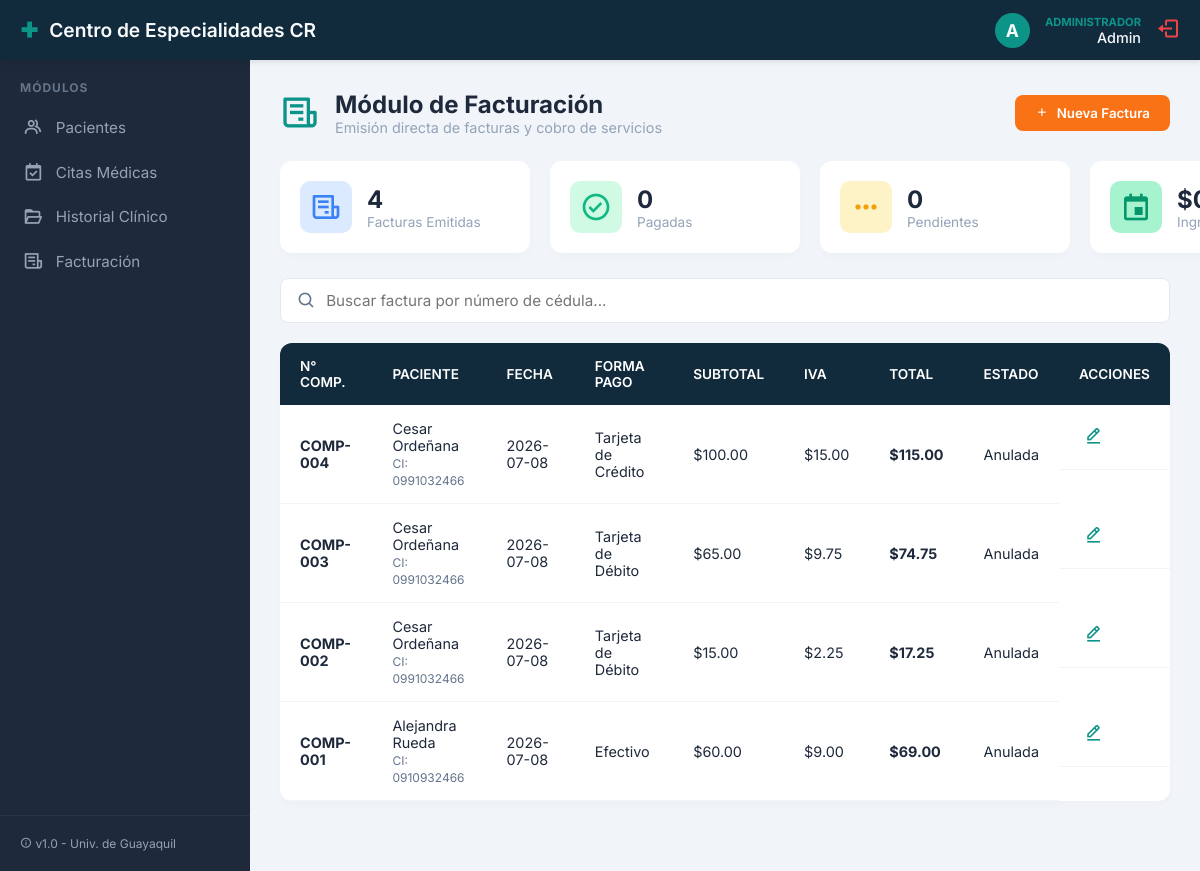
The app's page /public/index.php?url=facturacion (signed in) with its own data.
### tables this page shows
CREATE TABLE `facturas` (
  `id` int(11) NOT NULL,
  `paciente_id` int(11) NOT NULL,
  `numero_comprobante` varchar(50) NOT NULL,
  `fecha_emision` date NOT NULL,
  `forma_pago` enum('Efectivo','Tarjeta de Débito','Tarjeta de Crédito','Transferencia') DEFAULT 'Efectivo',
  `subtotal` decimal(10,2) NOT NULL,
  `iva` decimal(10,2) NOT NULL,
  `total` decimal(10,2) NOT NULL,
  `estado` enum('Pagada','Pendiente','Anulada') DEFAULT 'Pagada',
  `created_at` timestamp NOT NULL DEFAULT current_timestamp()
);

CREATE TABLE `pacientes` (
  `id` int(11) NOT NULL,
  `cedula_identidad` varchar(20) NOT NULL,
  `nombre` varchar(100) NOT NULL,
  `apellido` varchar(100) NOT NULL,
  `fecha_nacimiento` date NOT NULL,
  `telefono` varchar(20) NOT NULL,
  `correo` varchar(100) DEFAULT NULL,
  `created_at` timestamp NOT NULL DEFAULT current_timestamp()
);

### app/controller/FacturaController.php (called while the page is built, shortened)
<?php
require_once '../app/models/Factura.php';
class FacturacionController {
    public function index() {
        $facturas = Factura::listarTodas();
        $estadisticas = Factura::obtenerEstadisticas();
        require_once '../app/views/facturacion.php';
    }
}

### app/models/Factura.php (called while the page is built, shortened)
<?php
class Factura
{
    public static function listarTodas()
    {
        $db = Database::conectar();
        $sql = "SELECT f.*, p.nombre as paciente_nombre, p.apellido as paciente_apellido, p.cedula_identidad
                FROM facturas f
                INNER JOIN pacientes p ON f.paciente_id = p.id
                ORDER BY f.fecha_emision DESC, f.id DESC";
        $stmt = $db->query($sql);
        return $stmt->fetchAll();
    }
    public static function obtenerEstadisticas()
    {
        $db = Database::conectar();
        $sql = "SELECT
                    COUNT(id) as total_emitidas,
                    SUM(CASE WHEN estado = 'Pagada' THEN 1 ELSE 0 END) as total_pagadas,
                    SUM(CASE WHEN estado = 'Pendiente' THEN 1 ELSE 0 END) as total_pendientes,
                    SUM(CASE WHEN estado = 'Pagada' AND fecha_emision = CURDATE() THEN total ELSE 0 END) as ingresos_hoy
                FROM facturas";
        $stmt = $db->query($sql);
        $resultado = $stmt->fetch(PDO::FETCH_ASSOC);
        return [
            'total_emitidas'   => $resultado['total_emitidas'] ?? 0,
            'total_pagadas'    => $resultado['total_pagadas'] ?? 0,
            'total_pendientes' => $resultado['total_pendientes'] ?? 0,
            'ingresos_hoy'     => $resultado['ingresos_hoy'] ?? 0.00
        ];
    }
}

### app/views/facturacion.php (the view, shortened to what this page needs)
<?php require_once 'layouts/header.php'; ?>
<?php require_once 'layouts/sidebar.php'; ?>
<link rel="stylesheet" href="<?= URL_BASE ?>css/pacientes.css">
<link rel="stylesheet" href="<?= URL_BASE ?>css/facturacion.css">
<div class="page-content">
    <div class="page-header">
        <div class="page-title">
            <i class='bx bx-receipt'></i>
            <div>
                <h2>Módulo de Facturación</h2>
                <p>Emisión directa de facturas y cobro de servicios</p>
            </div>
        </div>
        <div class="header-actions">
            <button class="btn-orange" id="btnNuevaFactura">
                <i class='bx bx-plus'></i> Nueva Factura
            </button>
        </div>
    </div>
    <div class="indicator-cards">
        <div class="card-stat">
            <i class='bx bx-receipt' style="color: #3b82f6; background: #dbeafe;"></i>
            <div class="stat-info">
                <h3><?= $estadisticas['total_emitidas'] ?></h3>
                <p>Facturas Emitidas</p>
            </div>
        </div>
        <div class="card-stat">
            <i class='bx bx-check-circle' style="color: #10b981; background: #d1fae5;"></i>
            <div class="stat-info">
                <h3><?= $estadisticas['total_pagadas'] ?></h3>
                <p>Pagadas</p>
            </div>
        </div>
        <div class="card-stat">
            <i class='bx bx-dots-horizontal-rounded' style="color: #f59e0b; background: #fef3c7;"></i>
            <div class="stat-info">
                <h3><?= $estadisticas['total_pendientes'] ?></h3>
                <p>Pendientes</p>
            </div>
        </div>
        <div class="card-stat">
            <i class='bx bx-calendar-event' style="color: #059669; background: #a7f3d0;"></i>
            <div class="stat-info">
                <h3>$<?= number_format($estadisticas['ingresos_hoy'], 2) ?></h3>
                <p>Ingresos Hoy</p>
            </div>
        </div>
    </div>
    <div style="margin-bottom: 20px; display: flex; align-items: center; background: #fff; padding: 12px 16px; border-radius: 8px; border: 1px solid #e2e8f0;">
        <i class='bx bx-search' style="font-size: 1.2rem; color: #64748b; margin-right: 10px;"></i>
        <input type="text" id="buscadorFacturas" placeholder="Buscar factura por número de cédula..." style="border: none; outline: none; width: 100%; font-size: 0.95rem; color: #1e293b;">
    </div>
    <div class="table-container">
        <table class="data-table">
            <thead>
                <tr>
                    <th>N° COMP.</th>
                    <th>PACIENTE</th>
                    <th>FECHA</th>
                    <th>FORMA PAGO</th>
                    <th>SUBTOTAL</th>
                    <th>IVA</th>
                    <th>TOTAL</th>
                    <th>ESTADO</th>
                    <th>ACCIONES</th>
                </tr>
            </thead>
            <tbody>
                <?php if (empty($facturas)): ?>
                    <tr>
                        <td colspan="9" style="text-align: center;">No hay facturas registradas.</td>
                    </tr>
                <?php else: ?>
                    <?php foreach ($facturas as $f): ?>
                        <tr class="fila-factura">
                            <td><strong><?= $f['numero_comprobante'] ?></strong></td>
                            <td>
                                <?= $f['paciente_nombre'] . ' ' . $f['paciente_apellido'] ?>
                                <br><small class="ci-text" style="color: #64748b;">CI: <?= $f['cedula_identidad'] ?></small>
                            </td>
                            <td><?= $f['fecha_emision'] ?></td>
                            <td><?= $f['forma_pago'] ?></td>
                            <td>$<?= number_format($f['subtotal'], 2) ?></td>
                            <td>$<?= number_format($f['iva'], 2) ?></td>
                            <td><strong>$<?= number_format($f['total'], 2) ?></strong></td>
                            <td>
                                <?php
                                $claseEstado = 'badge-success';
                                if ($f['estado'] === 'Anulada') $claseEstado = 'badge-danger';
                                ?>
                                <span class="badge <?= $claseEstado ?>"><?= $f['estado'] ?></span>
                            </td>
                            <td class="actions-cell">
                                <button class="btn-icon edit" onclick='editarFactura(<?= htmlspecialchars(json_encode($f), ENT_QUOTES, "UTF-8") ?>)' title="Editar">
                                    <i class='bx bx-edit-alt'></i>
                                </button>
                            </td>
                        </tr>
                    <?php endforeach; ?>
                <?php endif; ?>
            </tbody>
        </table>
    </div>
</div>
<?php require_once 'layouts/footer.php'; ?>

### public/index.php (shortened to what this page needs)
<?php
$url = isset($_GET['url']) ? $_GET['url'] : 'login';
$url = rtrim($url, '/');
$url = explode('/', $url);
$controlador = $url[0];
if ($controlador === 'login') {
    require_once '../app/controller/UsuarioController.php';
    $controller = new UsuarioController();
    if ($_SERVER['REQUEST_METHOD'] === 'POST') {
        $controller->procesarLogin();
    } else {
        $controller->index();
    }
}
else if ($controlador === 'dashboard') {
    require_once '../app/controller/DashboardController.php';
    $controller = new DashboardController();
    $controller->index();
}
else if ($controlador === 'facturacion') {
    require_once '../app/controller/FacturaController.php';
    $controller = new FacturacionController();
    $accion = isset($url[1]) ? $url[1] : 'index';
    if ($accion === 'guardar' && $_SERVER['REQUEST_METHOD'] === 'POST') {
        $controller->guardar();
    } else if ($accion === 'anular') {
        $controller->anular();
    } else {
        $controller->index();
    }
}

### app/views/layouts/header.php (shortened to what this page needs)
<!DOCTYPE html>
<html lang="es">
<head>
    <link href='https://unpkg.com/boxicons@2.1.4/css/boxicons.min.css' rel='stylesheet'>
    <link rel="stylesheet" href="<?= URL_BASE ?>css/global.css">
    <link rel="stylesheet" href="<?= URL_BASE ?>css/dashboard.css">
</head>
<body>
    <div class="app-container">
        <header class="topbar">
            <div class="topbar-left">
                <i class='bx bx-plus-medical logo-icon'></i>
                <span class="topbar-title">Centro de Especialidades CR</span>
            </div>
            <div class="topbar-right">
                <div class="avatar"><?= substr($_SESSION['usuario_nombre'], 0, 1) ?></div>
                <div class="user-info">
                    <span class="role"><?= $_SESSION['usuario_rol'] ?></span>
                    <span class="name"><?= $_SESSION['usuario_nombre'] ?></span>
                </div>
                <a href="<?= URL_BASE ?>index.php?url=logout" class="logout-btn" title="Cerrar Sesión">
                    <i class='bx bx-log-out'></i>
                </a>
            </div>
        </header>
        <div class="app-body">

### app/views/layouts/sidebar.php
<aside class="sidebar">
                <div class="sidebar-menu">
                    <div class="menu-label">MÓDULOS</div>
                    <a href="<?= URL_BASE ?>index.php?url=pacientes" class="menu-item">
                        <i class='bx bx-group'></i> Pacientes
                    </a>
                    <a href="<?= URL_BASE ?>index.php?url=citas" class="menu-item">
                        <i class='bx bx-calendar-check'></i> Citas Médicas
                    </a>
                    <a href="<?= URL_BASE ?>index.php?url=historial" class="menu-item">
                        <i class='bx bx-folder-open'></i> Historial Clínico
                    </a>
                    <a href="<?= URL_BASE ?>index.php?url=facturacion" class="menu-item">
                        <i class='bx bx-receipt'></i> Facturación
                    </a>
                </div>
                <div class="sidebar-footer">
                    <i class='bx bx-info-circle'></i> v1.0 - Univ. de Guayaquil
                </div>
            </aside>
            <main class="main-content">

### app/views/layouts/footer.php
</main> </div> </div> </body>
</html>

### public/css/global.css (style rules this page uses)
:root { --primary-color: #0d9488; --bg-dark-blue: #112B3C; --bg-sidebar: #1e293b; --bg-body: #f1f5f9; --text-dark: #1e293b; --text-light: #f8fafc; --text-muted: #94a3b8; }
* { margin: 0; padding: 0; box-sizing: border-box; font-family: 'Inter', sans-serif; }
body { background-color: var(--bg-body); color: var(--text-dark); }
a { text-decoration: none; color: inherit; }
.app-container { display: flex; flex-direction: column; height: 100vh; }
.app-body { display: flex; flex: 1; overflow: hidden; }
.topbar { background-color: var(--bg-dark-blue); color: var(--text-light); height: 60px; display: flex; justify-content: space-between; align-items: center; padding: 0 20px; box-shadow: 0 2px 5px rgba(0,0,0,0.1); z-index: 10; }
.topbar-left { display: flex; align-items: center; gap: 10px; font-size: 1.2rem; font-weight: 600; }
.logo-icon { color: var(--primary-color); }
.topbar-right { display: flex; align-items: center; gap: 15px; }
.avatar { width: 35px; height: 35px; border-radius: 50%; background-color: var(--primary-color); display: flex; align-items: center; justify-content: center; font-weight: bold; font-size: 1.1rem; }
.user-info { display: flex; flex-direction: column; text-align: right; }
.user-info .role { font-size: 0.7rem; color: var(--primary-color); text-transform: uppercase; font-weight: 700; }
.user-info .name { font-size: 0.9rem; font-weight: 500; }
.logout-btn { color: #ef4444; font-size: 1.5rem; transition: 0.3s; }
.sidebar { width: 250px; background-color: var(--bg-sidebar); color: var(--text-muted); display: flex; flex-direction: column; justify-content: space-between; }
.sidebar-menu { padding: 20px 0; }
.menu-label { font-size: 0.75rem; font-weight: 700; padding: 0 20px 10px; letter-spacing: 1px; color: #64748b; }
.menu-item { display: flex; align-items: center; gap: 12px; padding: 12px 20px; font-size: 0.95rem; transition: 0.2s; border-left: 3px solid transparent; }
.menu-item i { font-size: 1.3rem; }
.sidebar-footer { padding: 20px; font-size: 0.75rem; border-top: 1px solid rgba(255,255,255,0.05); }
.main-content { flex: 1; padding: 30px; overflow-y: auto; }

### public/css/pacientes.css (style rules this page uses)
.page-content { padding-bottom: 40px; }
.page-header { display: flex; justify-content: space-between; align-items: center; margin-bottom: 25px; }
.page-title { display: flex; align-items: center; gap: 15px; }
.page-title i { font-size: 2.5rem; color: var(--primary-color); }
.page-title h2 { font-size: 1.5rem; color: var(--text-dark); }
.page-title p { color: var(--text-muted); font-size: 0.9rem; }
.indicator-cards { display: flex; gap: 20px; margin-bottom: 25px; }
.card-stat { background: white; padding: 20px; border-radius: 12px; display: flex; align-items: center; gap: 15px; box-shadow: 0 4px 6px rgba(0,0,0,0.02); min-width: 250px; }
.card-stat i { font-size: 2rem; color: var(--primary-color); background: #f0fdfa; padding: 10px; border-radius: 10px; }
.stat-info h3 { font-size: 1.5rem; color: var(--text-dark); }
.stat-info p { font-size: 0.85rem; color: var(--text-muted); }
.table-container { background: white; border-radius: 12px; overflow: hidden; box-shadow: 0 4px 6px rgba(0,0,0,0.02); }
.data-table { width: 100%; border-collapse: collapse; }
.data-table th { background-color: var(--bg-dark-blue); color: white; text-align: left; padding: 15px 20px; font-size: 0.85rem; font-weight: 600; }
.data-table td { padding: 15px 20px; border-bottom: 1px solid #f1f5f9; color: var(--text-dark); font-size: 0.9rem; vertical-align: middle; }
.actions-cell { display: flex; gap: 10px; }
.btn-icon { background: none; border: none; cursor: pointer; font-size: 1.2rem; padding: 5px; border-radius: 5px; transition: 0.2s; }
.btn-icon.edit { color: var(--primary-color); }

### public/css/facturacion.css (style rules this page uses)
.header-actions { display: flex; gap: 12px; }
.btn-orange { background-color: #f97316; color: #fff; border: none; padding: 10px 20px; border-radius: 8px; cursor: pointer; font-weight: 600; display: flex; align-items: center; gap: 8px; transition: 0.2s; }

### records on screen
facturas: numero_comprobante "COMP-004", paciente.nombre "Cesar", paciente.apellido "Ordeñana", paciente.cedula_identidad "0991032466", fecha_emision "2026-07-08", forma_pago "Tarjeta de Crédito", subtotal "100.00", iva "15.00", total "115.00", estado "Anulada"
facturas: numero_comprobante "COMP-003", paciente.nombre "Cesar", paciente.apellido "Ordeñana", paciente.cedula_identidad "0991032466", fecha_emision "2026-07-08", forma_pago "Tarjeta de Débito", subtotal "65.00", iva "9.75", total "74.75", estado "Anulada"
facturas: numero_comprobante "COMP-002", paciente.nombre "Cesar", paciente.apellido "Ordeñana", paciente.cedula_identidad "0991032466", fecha_emision "2026-07-08", forma_pago "Tarjeta de Débito", subtotal "15.00", iva "2.25", total "17.25", estado "Anulada"
facturas: numero_comprobante "COMP-001", paciente.nombre "Alejandra", paciente.apellido "Rueda", paciente.cedula_identidad "0910932466", fecha_emision "2026-07-08", forma_pago "Efectivo", subtotal "60.00", iva "9.00", total "69.00", estado "Anulada"

### other values on screen
substr($_SESSION['usuario_nombre'], 0, 1) "A"
$_SESSION['usuario_rol'] "ADMINISTRADOR"
$_SESSION['usuario_nombre'] "Admin"
$estadisticas['total_emitidas'] "4"
$estadisticas['total_pagadas'] "0"
$estadisticas['total_pendientes'] "0"
